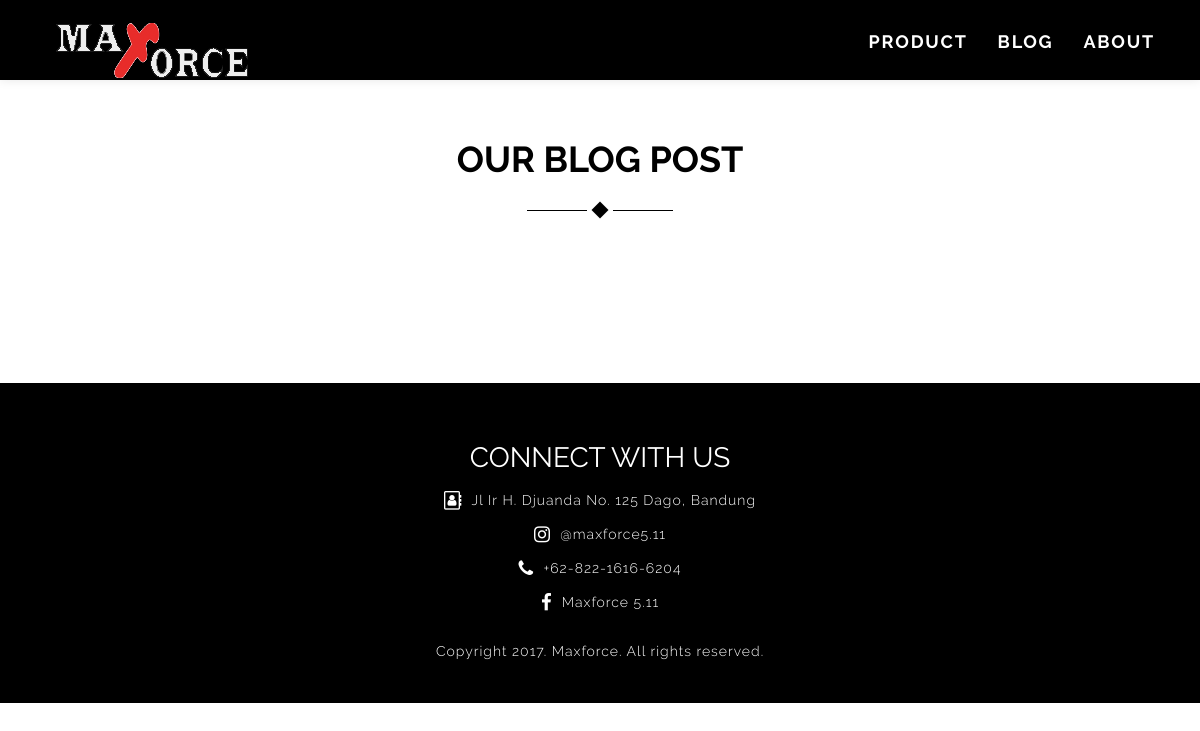
The page /articles/ on the database as committed earlier.
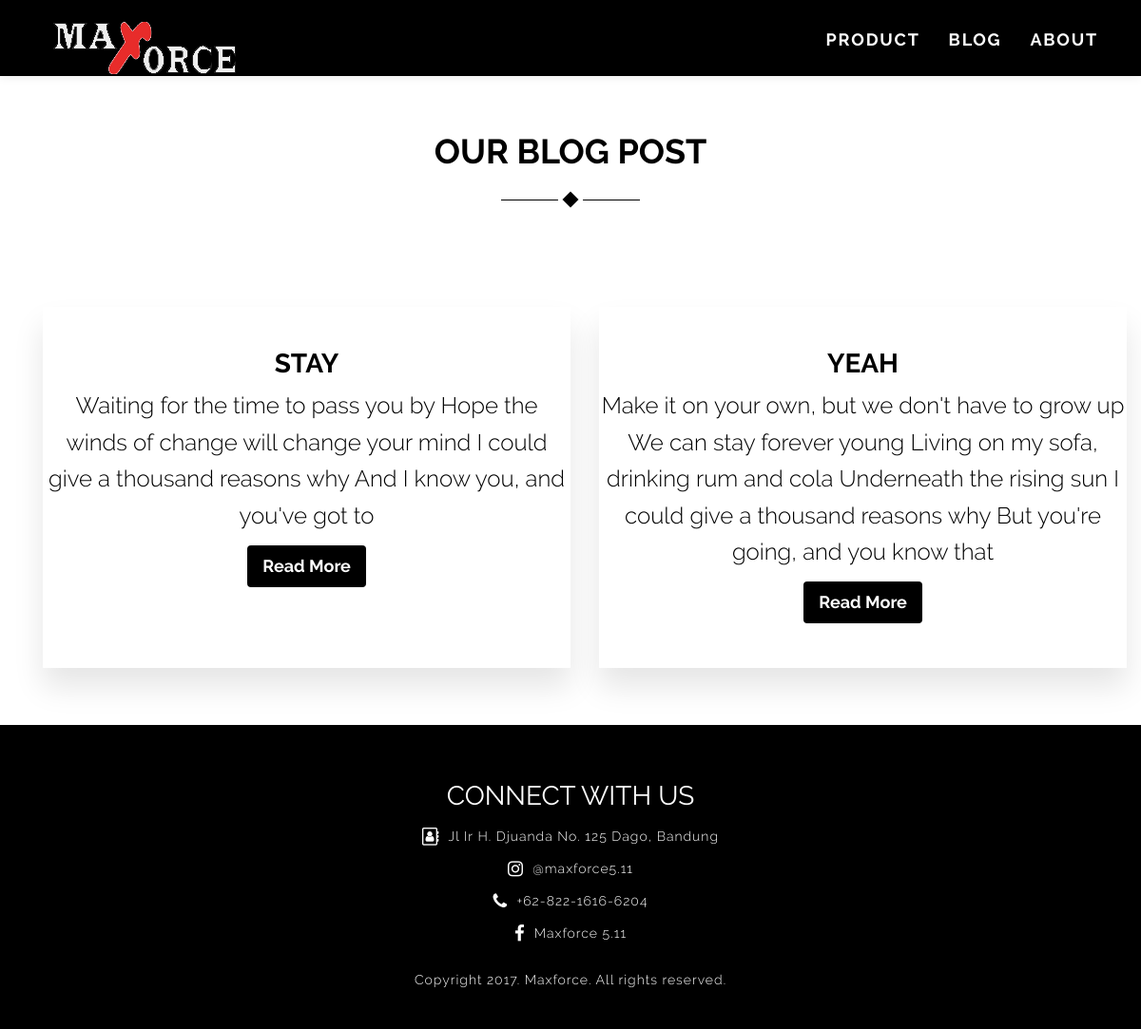
The same page on the database as committed later.
### shop/models.py (models this page shows)
class Article(models.Model):
    title = models.CharField(max_length=50)
    description = models.TextField()
    created_at = models.DateTimeField(auto_now_add=True)
    updated_at = models.DateTimeField(auto_now=True)

### shop/views.py (the view)
# urls.py: url(r'^articles/$', views.articles, name='articles'),
def articles(request):
    template_name = 'shop/articles.html'
    articles = Article.objects.all
    return render(request, template_name, { 'articles' : articles})

### shop/templates/shop/articles.html
{% extends 'shop/base.html' %}
{% load static %}
{% block content %}
<div class="container" style="margin-top: 100px;">
	<div class="text-center text-title pd-t-20 pd-b-40">
		<h1>OUR BLOG POST</h1>
		<div class="group-shape">
			<div id="element1">  <hr></div>
			<div id="element2">  <div class="diamond-small"></div> </div>
			<div id="element3">  <hr> </div>
		</div>
		<div class="container pd-b-20" style="margin-top: 100px">
			<div class="row text-center">
				{% for article in articles %}
				<div class="col-md-6 col-sm-6 mg-b-20">
					<div class="back-box">
						<div class="prod-text">
							<h2 class="text-uppercase text-bold">{{ article.title }}</h2>
							<p>{{ article.description }}</p>
							<a href="product.html">
								<button type="button" class="btn btn-default btn-lg text-white">
									Read More
								</button>
							</a>
						</div>
					</div>
				</div>
				{% endfor %}
			</div>
		</div>
	</div>
</div>
{% endblock %}

Rows that differ between the two databases and show on the page:
added Article: title "STAY", description "Waiting for the time to pass you by Hope the winds of change will change your mind I could give a thousand reasons why And I know you, and you've got to"
added Article: title "YEAH", description "Make it on your own, but we don't have to grow up We can stay forever young Living on my sofa, drinking rum and cola Underneath the rising sun I could give a thousand reasons why But you're going, and you know that"
